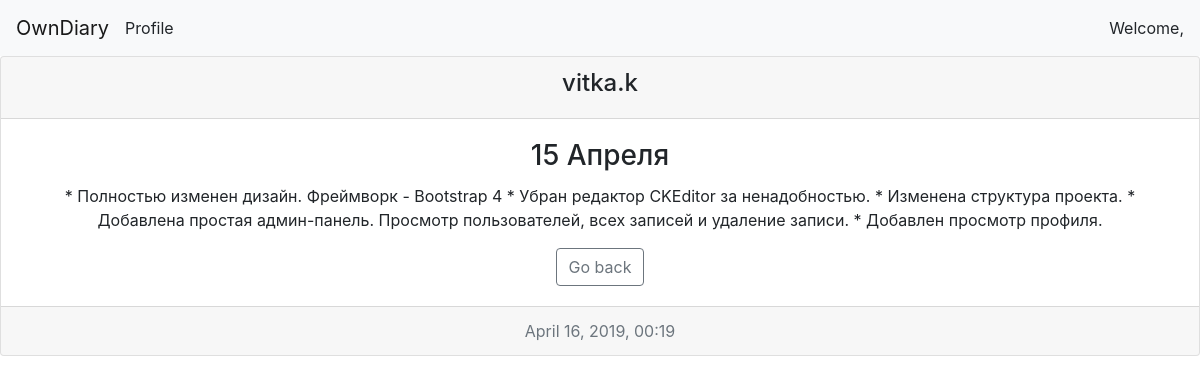
The page /record.php?id=1 on the database its author committed.
### tables this page shows
CREATE TABLE 'diary'
		('id' INTEGER PRIMARY KEY  AUTOINCREMENT  NOT NULL  UNIQUE , 
		'title' TEXT,
		'author' TEXT,
		'date' TEXT,
		'text' TEXT
		);

### record.php (the view, shortened to what this page needs)
<?php
$db = new SQLite3('diary.db');
$id = htmlspecialchars($_GET["id"]);
$results = $db->query('SELECT * FROM diary WHERE id='.$id);
$row = $results->fetchArray();
$title = $row['title'];
$author = $row['author'];
$text = htmlspecialchars_decode($row['text']);
$date = $row['date'];
?>
<!DOCTYPE html>
<html lang="en">
<head>
    <link rel="stylesheet" href="https://stackpath.bootstrapcdn.com/bootstrap/4.3.1/css/bootstrap.min.css"
>
</head>
<body>
    <nav class="navbar navbar-light bg-light">
        <a class="navbar-brand" href="/">OwnDiary</a>
        <ul class="navbar-nav mr-auto">
            <li class="nav-item disable">
                Profile
            </li>
        </ul>
        <div class="my-2 my-lg-0">
            <?php echo "Welcome, ".$_SESSION['username'] ?>
        </div>
    </nav>
    <div class="card text-center">
        <div class="card-header">
            <h4> <?php echo $author ?> </h4>
        </div>
        <div class="card-body">
            <h3 class="card-title">
                <?php echo $title ?>
            </h3>
            <p class="card-text">
                <?php
                echo strip_tags($text, '<p><b><i><blockquote><br><del><strong><em><s><li><ol>');
                ?>
            </p>
            <a href="<?php echo 'http://'.$_SERVER['HTTP_HOST'] ?>" class="btn btn-outline-secondary">Go back</a>
        </div>
        <div class="card-footer text-muted">
            <?php echo $date ?>
        </div>
    </div>
</body>
</html>

### rows shown on the page
diary: author "vitka.k", title "15 Апреля", text "* Полностью изменен дизайн. Фреймворк - Bootstrap 4 * Убран редактор CKEditor за ненадобностью. * Изменена структура проекта. * Добавлена простая админ-панель. Просмотр пользователей, всех записей и удаление записи. * Добавлен просмотр профиля.", date "April 16, 2019, 00:19"
